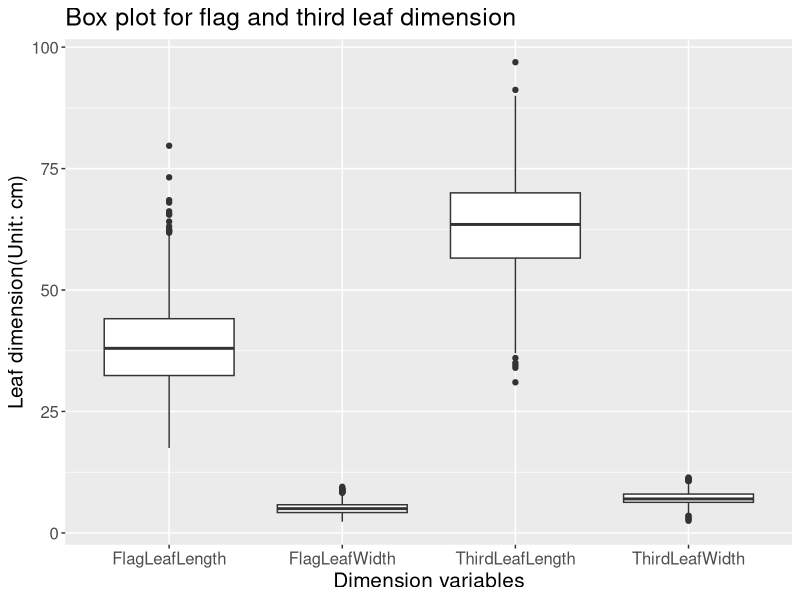
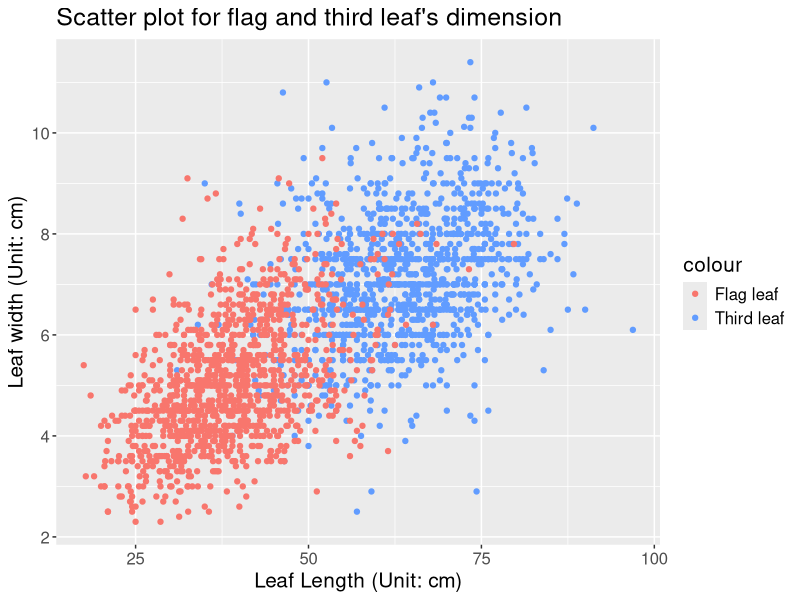
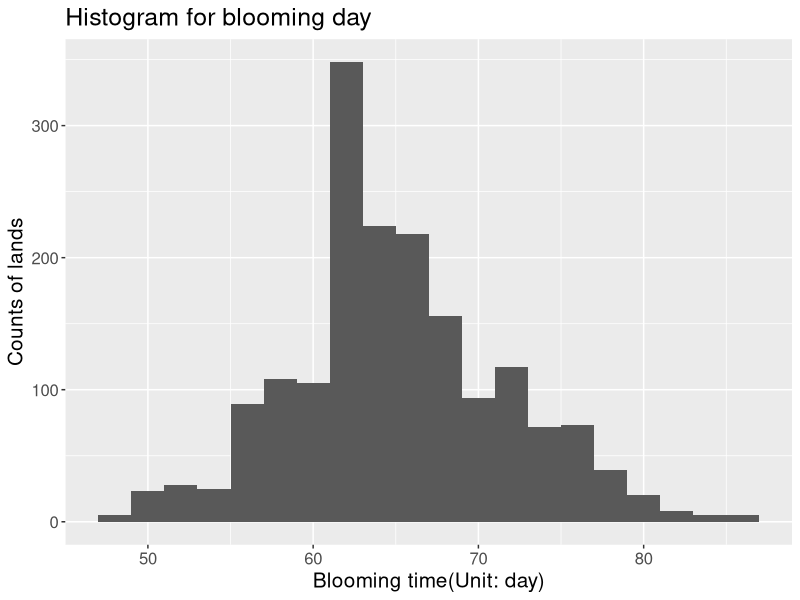
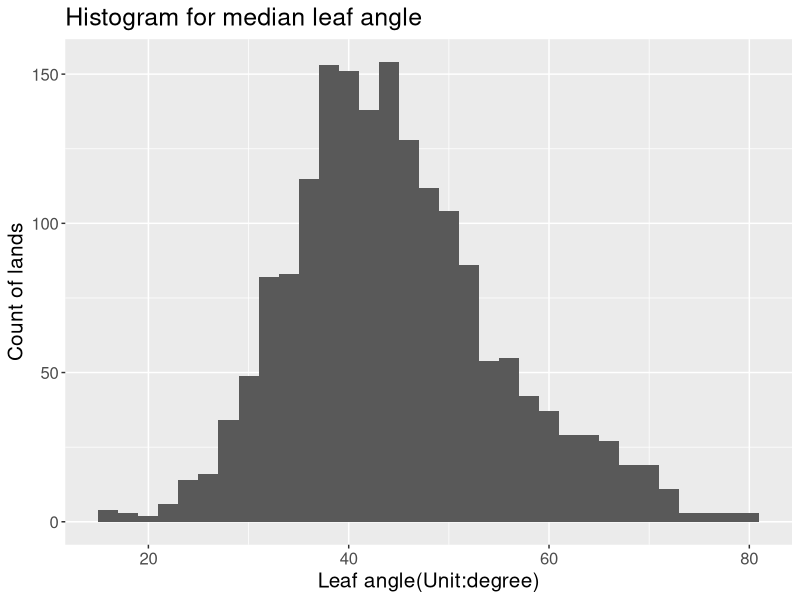
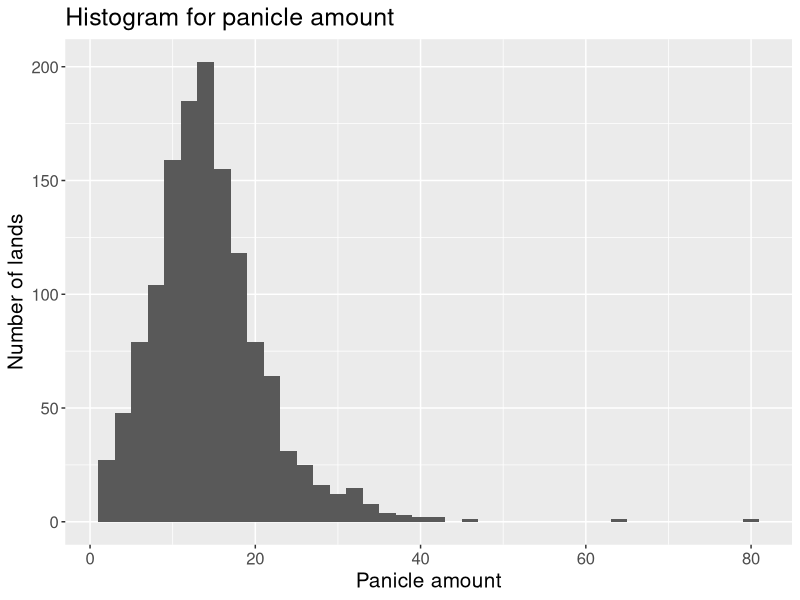
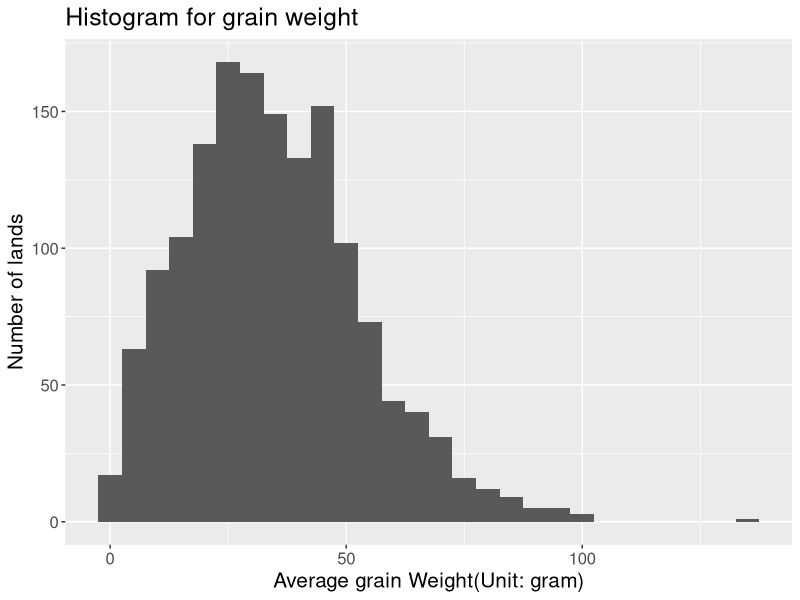
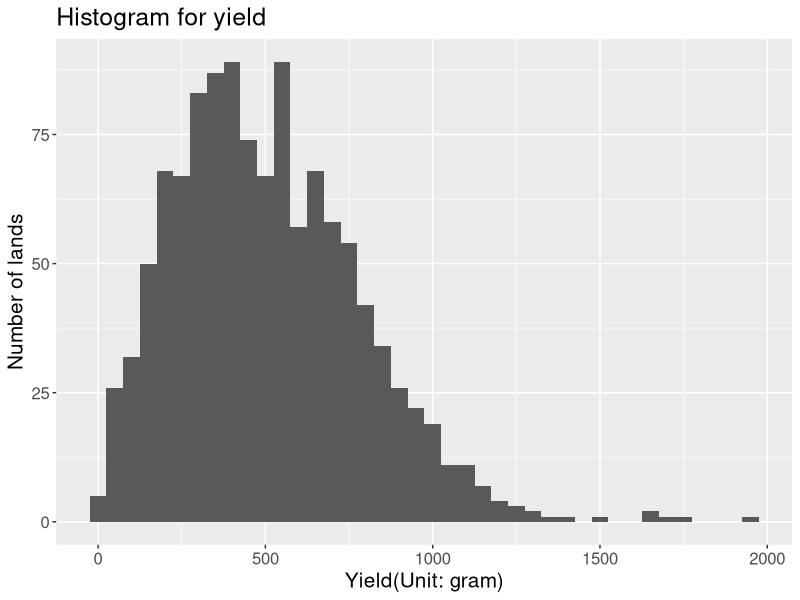
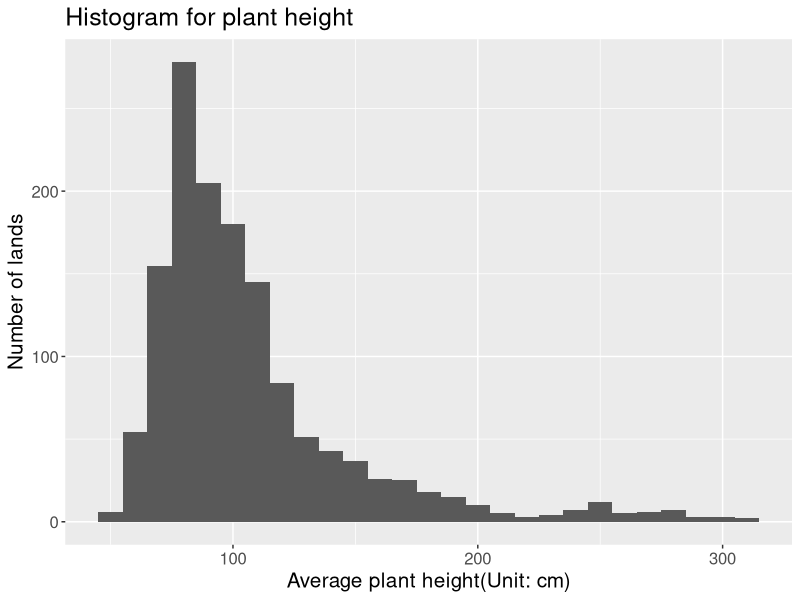

These charts were generated, in order, by the following R code:
## ---- chunk 1
library(readxl)
library(tidyverse)
dat<- read_xls("SAP2020_merged_v1.xls")
newdat<- dat[,c(-1,-3)]
## ---- chunk 2
library(ggplot2)
library(dplyr)
require(reshape2)
library(tidyr)


###select leaf dimention data to plot a box plot
###select required column
analysis_le<- newdat[,c(13,14,17,18)]
###clean navalue
clean_le<- analysis_le%>%
  melt()%>%
  ###cleaning na value
  drop_na(value)

###plot box plot
ggplot(clean_le,aes(x=variable, y=value))+
  geom_boxplot()+
  labs(
    title = "Box plot for flag and third leaf dimension",
    x='Dimension variables',
    y='Leaf dimension(Unit: cm)'
  )+
  theme(text = element_text(size = 15))


## ---- chunk 3

Leaf_type <- c("Third leaf" = "#619CFF", "Flag leaf" = "#F8766D")

ggplot(na.omit(analysis_le))+
  geom_point(aes(x=ThirdLeafLength, y=ThirdLeafWidth, colour='Third leaf'))+
  geom_point(aes(x=FlagLeafLength, y=FlagLeafWidth, colour='Flag leaf'))+
  labs(
    title = "Scatter plot for flag and third leaf's dimension",
    x='Leaf Length (Unit: cm)',
    y='Leaf width (Unit: cm)'
  )+
    scale_color_manual(values = Leaf_type)+
  theme(text = element_text(size = 15))
## ---- chunk 4
##create some histogram for each variable to have a basic understand for each variable

###blooming date
analysis_bloom<-melt(newdat[,c(6)])

###clean navalue
clean_bloom<- analysis_bloom%>%
  ###cleaning na value
  drop_na(value)

###plot box plot
ggplot(clean_bloom,aes(x=value))+
  geom_histogram(binwidth = 2)+
  labs(
    title = "Histogram for blooming day",
       x='Blooming time(Unit: day)',
    y='Counts of lands'
  )+
  theme(text = element_text(size = 15))


## ---- chunk 5

analysis_angle<-melt(newdat[,c(7)])

###clean navalue
clean_angle<- analysis_angle%>%
  ###cleaning na value
  drop_na(value)

###plot box plot
ggplot(clean_angle,aes(x=value))+
  geom_histogram(binwidth = 2)+
  labs(
    title = "Histogram for median leaf angle",
       x='Leaf angle(Unit:degree)',
    y='Count of lands'
  )+
  theme(text = element_text(size = 15))

## ---- chunk 6

analysis_panicle<-melt(newdat[,c(10)])

###clean navalue
clean_panicle<- analysis_panicle%>%
  ###cleaning na value
  drop_na(value)

###plot box plot
ggplot(clean_panicle,aes(x=value))+
  geom_histogram(binwidth = 2)+
  labs(
    title = "Histogram for panicle amount",
       x='Panicle amount',
    y='Number of lands'
  )+
  theme(text = element_text(size = 15))

## ---- chunk 7

analysis_grain<-melt(newdat[,c(11)])

###clean navalue
clean_grain<- analysis_grain%>%
  ###cleaning na value
  drop_na(value)

###plot box plot
ggplot(clean_grain,aes(x=value))+
  geom_histogram(binwidth = 5)+
  labs(
    title = "Histogram for grain weight",
       x='Average grain Weight(Unit: gram)',
    y='Number of lands'
  )+
  theme(text = element_text(size = 15))

## ---- chunk 8

analysis_yield<-melt(newdat[,c(12)])

###clean navalue
clean_yield<- analysis_yield%>%
  ###cleaning na value
  drop_na(value)

###plot box plot
ggplot(clean_yield,aes(x=value))+
  geom_histogram(binwidth = 50)+
  labs(
    title = "Histogram for yield",
       x='Yield(Unit: gram)',
    y='Number of lands'
  )+
  theme(text = element_text(size = 15))

## ---- chunk 9

analysis_height<-melt(newdat[,c(16)])

###clean navalue
clean_height<- analysis_height%>%
  ###cleaning na value
  drop_na(value)

###plot box plot
ggplot(clean_height,aes(x=value))+
  geom_histogram(binwidth = 10) +
  labs(
    title = "Histogram for plant height",
       x='Average plant height(Unit: cm)',
    y='Number of lands'
  )+
  theme(text = element_text(size = 15))

## ---- chunk 10
effect_height<-newdat[,c(5,16)]
###clean navalue
clean_eff_height<- effect_height%>%
  ###cleaning na value
  drop_na(PlantHeight)

ggplot(clean_eff_height, aes(x=Treatment, y=PlantHeight))+
  geom_boxplot() +
  labs(
    title = "Plant height by nitrogen level",
       y='Average plant height(Unit: cm)',
    x='Treatment variables'
  )+
  theme(text = element_text(size = 15))

## ---- chunk 11
effect_yield<-newdat[,c(5,12)]
###clean navalue
clean_eff_yield<- effect_yield%>%
  ###cleaning na value
  drop_na(EstimatedPlotYield)

 
ggplot(clean_eff_yield, aes(x=Treatment, y=EstimatedPlotYield))+
  geom_boxplot() +
  labs(
    title = "Yield by treatment",
      x='Treatment variable',
    y='Estimated yield(Unit: gram)'
  )+
  theme(text = element_text(size = 15))


## ---- chunk 12
###select required row
leaf_length<- newdat[,c(5,13,17)]
leaf_length %>% 
  rename( # here we rename the columns so things look nice in the graph later
    Flag = FlagLeafLength,
    Third = ThirdLeafLength
  ) %>% 
  pivot_longer( # then we collapse the columns for each side of the brain into a single column, with a second column holding size values
    cols = c("Flag", "Third"),
    names_to = "Side",
    values_to = "Size"
  ) %>%
  ###clean na value
  drop_na(Size)%>% # then we plot and give it a title
  ggplot(
    aes(
      x = Side,
      y = Size,
      fill = Treatment
    )
  ) + 
  geom_boxplot() +
  labs(
    title = "Box plot for flag and third leaf length by nitrogen level",
      x='Leaf type',
    y='Leaf dimension(Unit: cm)'
  )+
  theme(text = element_text(size = 15))

## ---- chunk 13
###select required row
leaf_width<- newdat[,c(5,14,18)]
leaf_width %>% 
  rename( # here we rename the columns so things look nice in the graph later
    Flag = FlagLeafWidth,
    Third = ThirdLeafWidth
  ) %>% 
  pivot_longer( # then we collapse the columns for each side of the brain into a single column, with a second column holding size values
    cols = c("Flag", "Third"),
    names_to = "Side",
    values_to = "Size"
  ) %>%
  ###clean na value
  drop_na(Size)%>% # then we plot and give it a title
  ggplot(
    aes(
      x = Side,
      y = Size,
      fill = Treatment
    )
  ) + 
  geom_boxplot() +
  labs(
 title = "Box plot for flag and third leaf width by nitrogen level",
      x='Leaf type',
    y='Leaf dimension(Unit: cm)'
  )+
  theme(text = element_text(size = 15))

